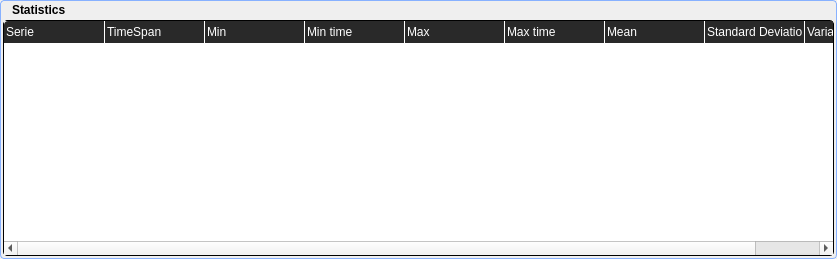
<?xml version="1.0" encoding="UTF-8"?>
<ui version="4.0">
 <class>StatsTable</class>
 <widget class="QWidget" name="StatsTable">
  <property name="geometry">
   <rect>
    <x>0</x>
    <y>0</y>
    <width>837</width>
    <height>259</height>
   </rect>
  </property>
  <property name="sizePolicy">
   <sizepolicy hsizetype="Preferred" vsizetype="Minimum">
    <horstretch>0</horstretch>
    <verstretch>0</verstretch>
   </sizepolicy>
  </property>
  <property name="windowTitle">
   <string>Form</string>
  </property>
  <property name="styleSheet">
   <string notr="true"/>
  </property>
  <layout class="QVBoxLayout" name="verticalLayout_2">
   <property name="leftMargin">
    <number>0</number>
   </property>
   <property name="topMargin">
    <number>0</number>
   </property>
   <property name="rightMargin">
    <number>0</number>
   </property>
   <property name="bottomMargin">
    <number>0</number>
   </property>
   <item>
    <widget class="QFrame" name="frame">
     <property name="sizePolicy">
      <sizepolicy hsizetype="Preferred" vsizetype="Minimum">
       <horstretch>0</horstretch>
       <verstretch>0</verstretch>
      </sizepolicy>
     </property>
     <property name="styleSheet">
      <string notr="true">QFrame#frame { 
     border: 1px solid; 
     border-color: rgb(135, 177, 255);
     border-radius: 4px; 
	 padding: 2px;
	/*background-color: rgb(233, 232, 231);*/
 } 
/*
QWidget#header, QWidget#header &gt; QWidget { 
	background-color: rgb(233, 232, 231);
 } */</string>
     </property>
     <property name="frameShape">
      <enum>QFrame::StyledPanel</enum>
     </property>
     <property name="frameShadow">
      <enum>QFrame::Raised</enum>
     </property>
     <layout class="QVBoxLayout" name="verticalLayout">
      <property name="spacing">
       <number>3</number>
      </property>
      <property name="leftMargin">
       <number>0</number>
      </property>
      <property name="topMargin">
       <number>0</number>
      </property>
      <property name="rightMargin">
       <number>0</number>
      </property>
      <property name="bottomMargin">
       <number>0</number>
      </property>
      <item>
       <widget class="QWidget" name="Header" native="true">
        <property name="sizePolicy">
         <sizepolicy hsizetype="Preferred" vsizetype="Minimum">
          <horstretch>0</horstretch>
          <verstretch>0</verstretch>
         </sizepolicy>
        </property>
        <layout class="QHBoxLayout" name="horizontalLayout">
         <property name="topMargin">
          <number>0</number>
         </property>
         <property name="bottomMargin">
          <number>0</number>
         </property>
         <item>
          <widget class="QLabel" name="label">
           <property name="sizePolicy">
            <sizepolicy hsizetype="Expanding" vsizetype="Minimum">
             <horstretch>0</horstretch>
             <verstretch>0</verstretch>
            </sizepolicy>
           </property>
           <property name="styleSheet">
            <string notr="true">/*QWidget#label
{
	background-color: rgb(233, 232, 231);
};
*/</string>
           </property>
           <property name="text">
            <string>&lt;b&gt;Statistics&lt;/b&gt;</string>
           </property>
          </widget>
         </item>
        </layout>
       </widget>
      </item>
      <item>
       <widget class="QTreeWidget" name="table">
        <property name="sizePolicy">
         <sizepolicy hsizetype="Expanding" vsizetype="Expanding">
          <horstretch>0</horstretch>
          <verstretch>0</verstretch>
         </sizepolicy>
        </property>
        <property name="maximumSize">
         <size>
          <width>16777215</width>
          <height>16777215</height>
         </size>
        </property>
        <property name="styleSheet">
         <string notr="true">QTreeView {
	border: 1px solid black;
	border-radius: 4px;
}

QHeaderView * {
	background: rgb(41, 41,41);
}

QHeaderView::section {
    padding: 2px;
	background: rgb(41, 41,41);
	color : white;
	border: none;
}

QHeaderView::section:only-one {
	border-top-left-radius: 4px;
	border-top-right-radius: 4px;	
}

QHeaderView::section:last {
     border:none;
     border-left: 1px solid white;
    border-top-right-radius: 4px;
}

QHeaderView::section:middle {
    border-left: 1px solid white;
}



QHeaderView::section:first {
 border:none;
 border-top-left-radius: 4px;
}</string>
        </property>
        <property name="rootIsDecorated">
         <bool>true</bool>
        </property>
        <property name="uniformRowHeights">
         <bool>false</bool>
        </property>
        <column>
         <property name="text">
          <string>Serie</string>
         </property>
        </column>
        <column>
         <property name="text">
          <string>TimeSpan</string>
         </property>
        </column>
        <column>
         <property name="text">
          <string>Min</string>
         </property>
        </column>
        <column>
         <property name="text">
          <string>Min time</string>
         </property>
        </column>
        <column>
         <property name="text">
          <string>Max</string>
         </property>
        </column>
        <column>
         <property name="text">
          <string>Max time</string>
         </property>
        </column>
        <column>
         <property name="text">
          <string>Mean</string>
         </property>
        </column>
        <column>
         <property name="text">
          <string>Standard Deviation</string>
         </property>
        </column>
        <column>
         <property name="text">
          <string>Variance</string>
         </property>
        </column>
       </widget>
      </item>
     </layout>
    </widget>
   </item>
  </layout>
 </widget>
 <resources>
  <include location="newChartIcons.qrc"/>
 </resources>
 <connections/>
</ui>
